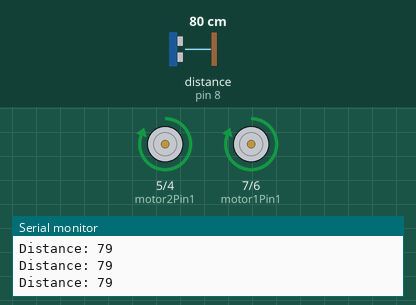
Bench run of a sketch on a simulated Arduino Uno, built with avr-gcc and run on an emulated ATmega328P. Shown: motor-driver pin pairs drawn as motors (green arrow = first pin HIGH = forward, orange = second pin HIGH = backward, longer = more drive), the last lines printed to the serial monitor. Wiring (inferred from the names in the program): ultrasonic range finder: trigger pin 9; echo pin 8. Inputs (shaded band) come from the test bench; at power-on: distance to the obstacle (sensor on pin 8) 80 cm. The echo pulse lasts 58.3 µs per cm.

Above: at 1.2 s.
1.3 s: distance to the obstacle (sensor on pin 8) set to 17 cm
2.8 s: distance to the obstacle (sensor on pin 8) set to 14 cm
At 4.1 s:
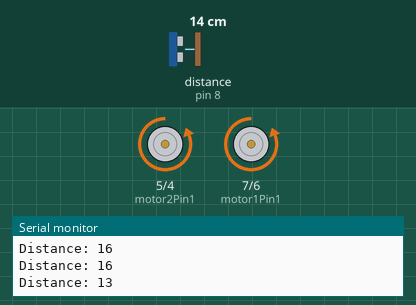
5.8 s: distance to the obstacle (sensor on pin 8) set to 18 cm
At 6.6 s:
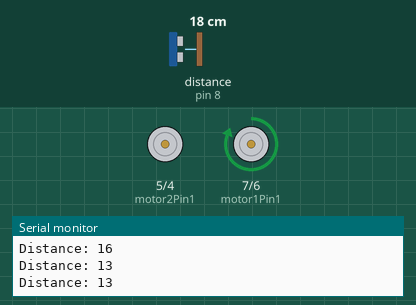
8.3 s: distance to the obstacle (sensor on pin 8) set to 2 cm
At 8.7 s:
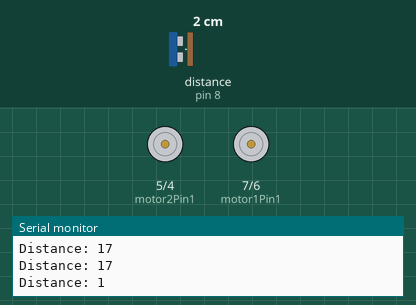
Timing chart, 0 to 12.3 s (numbered marks = the images above; inputs shaded):
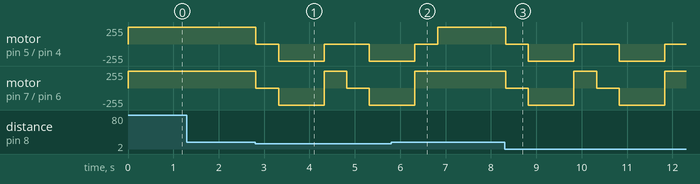

Measured:
- the behaviour switches between 16 and 15 cm on distance to the obstacle (sensor on pin 8) (found by bisection; images 0 and 1)
- after the input at 5.8 s, motor on pin 7 (motor1Pin1) / pin 6 (motor1Pin2): goes on until 6.3 s, then stays forward 255/255

The sketch:

Arduino_Uno_Code.ino
```cpp
// Define pin connections
#define trigPin 9
#define echoPin 8
#define motor1Pin1 7
#define motor1Pin2 6
#define motor2Pin1 5
#define motor2Pin2 4

void setup() {
  // Initialize the pins
  pinMode(trigPin, OUTPUT);
  pinMode(echoPin, INPUT);
  pinMode(motor1Pin1, OUTPUT);
  pinMode(motor1Pin2, OUTPUT);
  pinMode(motor2Pin1, OUTPUT);
  pinMode(motor2Pin2, OUTPUT);

  Serial.begin(9600);
}

void loop() {
  long duration, distance;

  // Trigger the ultrasonic sensor
  digitalWrite(trigPin, LOW);
  delayMicroseconds(2);
  digitalWrite(trigPin, HIGH);
  delayMicroseconds(10);
  digitalWrite(trigPin, LOW);

  // Read the echo pin
  duration = pulseIn(echoPin, HIGH);

  // Calculate distance
  distance = (duration / 2) / 29.1;

  // Print distance
  Serial.print("Distance: ");
  Serial.println(distance);

  // Check if the car is too close to an obstacle
  if (distance < 15) {
    // Stop the car if obstacle is detected
    stopCar();
    delay(500); // Wait for a short moment
    reverseCar();
    delay(1000); // Reverse for 1 second
    turnCarRight(); // Turn right after reversing
    delay(500); // Turn for 0.5 second
  } else {
    // Move forward if no obstacle
    moveForward();
  }
}

// Move the car forward
void moveForward() {
  digitalWrite(motor1Pin1, HIGH);
  digitalWrite(motor1Pin2, LOW);
  digitalWrite(motor2Pin1, HIGH);
  digitalWrite(motor2Pin2, LOW);
}

// Stop the car
void stopCar() {
  digitalWrite(motor1Pin1, LOW);
  digitalWrite(motor1Pin2, LOW);
  digitalWrite(motor2Pin1, LOW);
  digitalWrite(motor2Pin2, LOW);
}

// Reverse the car
void reverseCar() {
  digitalWrite(motor1Pin1, LOW);
  digitalWrite(motor1Pin2, HIGH);
  digitalWrite(motor2Pin1, LOW);
  digitalWrite(motor2Pin2, HIGH);
}

// Turn the car to the right
void turnCarRight() {
  digitalWrite(motor1Pin1, HIGH);
  digitalWrite(motor1Pin2, LOW);
  digitalWrite(motor2Pin1, LOW);
  digitalWrite(motor2Pin2, LOW);
}
```
